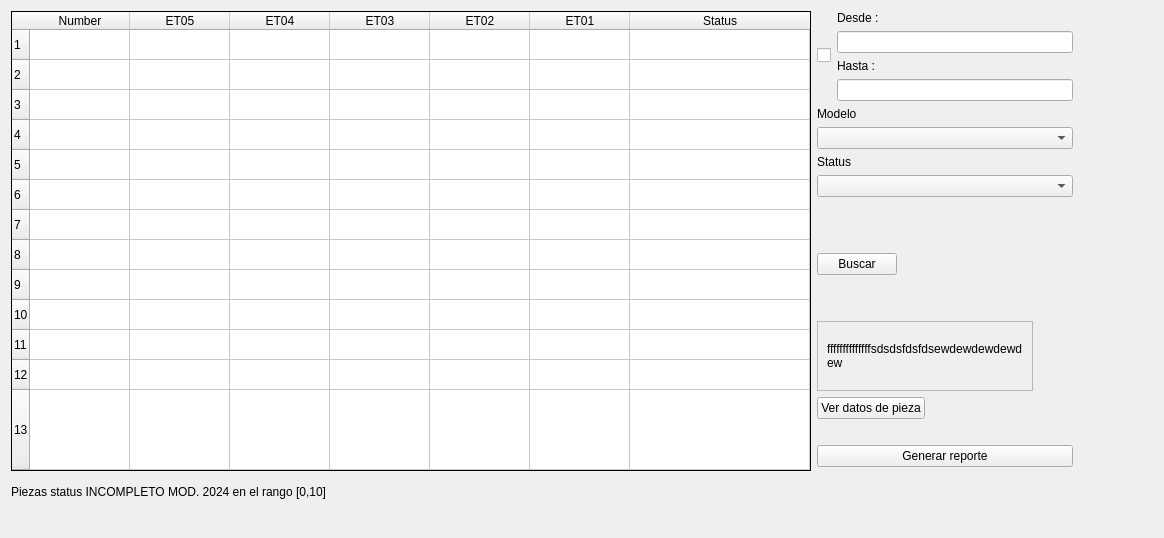
      <widget class="QWidget" name="tab_2">
       <property name="styleSheet">
        <string notr="true">#tab_2{
    border-image: url(:/dark_blue/img/CATbgrnd.jpg);
    border-repeat: no-repeat;
    border-position: center;
    border-attachment: fixed;
    border-size: cover; /* Opcional: ajusta el tamaño de la imagen para cubrir todo el área */
}</string>
       </property>
       <attribute name="title">
        <string>SQL Data</string>
       </attribute>
       <layout class="QGridLayout" name="gridLayout_5">
        <item row="0" column="0">
         <layout class="QGridLayout" name="gridLayout_2">
          <item row="0" column="2">
           <spacer name="horizontalSpacer_11">
            <property name="orientation">
             <enum>Qt::Horizontal</enum>
            </property>
            <property name="sizeType">
             <enum>QSizePolicy::Maximum</enum>
            </property>
            <property name="sizeHint" stdset="0">
             <size>
              <width>80</width>
              <height>20</height>
             </size>
            </property>
           </spacer>
          </item>
          <item row="0" column="0">
           <layout class="QVBoxLayout" name="verticalLayout_8">
            <item>
             <widget class="QTableWidget" name="dataTableSQL">
              <property name="sizePolicy">
               <sizepolicy hsizetype="Preferred" vsizetype="Expanding">
                <horstretch>0</horstretch>
                <verstretch>0</verstretch>
               </sizepolicy>
              </property>
              <property name="frameShape">
               <enum>QFrame::Panel</enum>
              </property>
              <property name="frameShadow">
               <enum>QFrame::Plain</enum>
              </property>
              <property name="lineWidth">
               <number>1</number>
              </property>
              <property name="midLineWidth">
               <number>2</number>
              </property>
              <property name="gridStyle">
               <enum>Qt::SolidLine</enum>
              </property>
              <property name="sortingEnabled">
               <bool>false</bool>
              </property>
              <property name="rowCount">
               <number>13</number>
              </property>
              <property name="columnCount">
               <number>7</number>
              </property>
              <attribute name="horizontalHeaderCascadingSectionResizes">
               <bool>true</bool>
              </attribute>
              <attribute name="horizontalHeaderHighlightSections">
               <bool>false</bool>
              </attribute>
              <attribute name="horizontalHeaderShowSortIndicator" stdset="0">
               <bool>false</bool>
              </attribute>
              <attribute name="horizontalHeaderStretchLastSection">
               <bool>true</bool>
              </attribute>
              <attribute name="verticalHeaderCascadingSectionResizes">
               <bool>true</bool>
              </attribute>
              <attribute name="verticalHeaderShowSortIndicator" stdset="0">
               <bool>false</bool>
              </attribute>
              <attribute name="verticalHeaderStretchLastSection">
               <bool>true</bool>
              </attribute>
              <row/>
              <row/>
              <row/>
              <row/>
              <row/>
              <row/>
              <row/>
              <row/>
              <row/>
              <row/>
              <row/>
              <row/>
              <row/>
              <column>
               <property name="text">
                <string>Number</string>
               </property>
              </column>
              <column>
               <property name="text">
                <string>ET05</string>
               </property>
              </column>
              <column>
               <property name="text">
                <string>ET04</string>
               </property>
              </column>
              <column>
               <property name="text">
                <string>ET03</string>
               </property>
              </column>
              <column>
               <property name="text">
                <string>ET02</string>
               </property>
              </column>
              <column>
               <property name="text">
                <string>ET01</string>
               </property>
              </column>
              <column>
               <property name="text">
                <string>Status</string>
               </property>
              </column>
             </widget>
            </item>
            <item>
             <layout class="QHBoxLayout" name="horizontalLayout_17">
              <item>
               <widget class="QLabel" name="label_info">
                <property name="text">
                 <string>Piezas status INCOMPLETO MOD. 2024 en el rango [0,10]</string>
                </property>
               </widget>
              </item>
              <item>
               <spacer name="verticalSpacer_15">
                <property name="orientation">
                 <enum>Qt::Vertical</enum>
                </property>
                <property name="sizeType">
                 <enum>QSizePolicy::Fixed</enum>
                </property>
                <property name="sizeHint" stdset="0">
                 <size>
                  <width>20</width>
                  <height>30</height>
                 </size>
                </property>
               </spacer>
              </item>
             </layout>
            </item>
            <item>
             <spacer name="horizontalSpacer_12">
              <property name="orientation">
               <enum>Qt::Horizontal</enum>
              </property>
              <property name="sizeType">
               <enum>QSizePolicy::Maximum</enum>
              </property>
              <property name="sizeHint" stdset="0">
               <size>
                <width>800</width>
                <height>20</height>
               </size>
              </property>
             </spacer>
            </item>
           </layout>
          </item>
          <item row="0" column="1">
           <layout class="QVBoxLayout" name="verticalLayout_9">
            <item>
             <layout class="QHBoxLayout" name="horizontalLayout_6">
              <item>
               <widget class="QCheckBox" name="checkBoxSQL">
                <property name="sizePolicy">
                 <sizepolicy hsizetype="Maximum" vsizetype="Fixed">
                  <horstretch>0</horstretch>
                  <verstretch>0</verstretch>
                 </sizepolicy>
                </property>
                <property name="text">
                 <string/>
                </property>
               </widget>
              </item>
              <item>
               <layout class="QVBoxLayout" name="verticalLayout_10">
                <item>
                 <widget class="QLabel" name="label_6">
                  <property name="text">
                   <string>Desde : </string>
                  </property>
                 </widget>
                </item>
                <item>
                 <widget class="QLineEdit" name="lineEditDesdeSQL">
                  <property name="sizePolicy">
                   <sizepolicy hsizetype="Ignored" vsizetype="Fixed">
                    <horstretch>0</horstretch>
                    <verstretch>0</verstretch>
                   </sizepolicy>
                  </property>
                 </widget>
                </item>
                <item>
                 <widget class="QLabel" name="label_7">
                  <property name="text">
                   <string>Hasta : </string>
                  </property>
                 </widget>
                </item>
                <item>
                 <widget class="QLineEdit" name="lineEditHastaSQL">
                  <property name="sizePolicy">
                   <sizepolicy hsizetype="Ignored" vsizetype="Fixed">
                    <horstretch>0</horstretch>
                    <verstretch>0</verstretch>
                   </sizepolicy>
                  </property>
                 </widget>
                </item>
               </layout>
              </item>
             </layout>
            </item>
            <item>
             <widget class="QLabel" name="labelModel_3">
              <property name="text">
               <string>Modelo</string>
              </property>
             </widget>
            </item>
            <item>
             <widget class="QComboBox" name="comboModelSQL">
              <property name="sizePolicy">
               <sizepolicy hsizetype="Minimum" vsizetype="Fixed">
                <horstretch>0</horstretch>
                <verstretch>0</verstretch>
               </sizepolicy>
              </property>
             </widget>
            </item>
            <item>
             <widget class="QLabel" name="labelStatus_3">
              <property name="text">
               <string>Status</string>
              </property>
             </widget>
            </item>
            <item>
             <widget class="QComboBox" name="comboStatusSQL">
              <property name="sizePolicy">
               <sizepolicy hsizetype="Minimum" vsizetype="Fixed">
                <horstretch>0</horstretch>
                <verstretch>0</verstretch>
               </sizepolicy>
              </property>
             </widget>
            </item>
            <item>
             <spacer name="verticalSpacer_16">
              <property name="orientation">
               <enum>Qt::Vertical</enum>
              </property>
              <property name="sizeType">
               <enum>QSizePolicy::Maximum</enum>
              </property>
              <property name="sizeHint" stdset="0">
               <size>
                <width>20</width>
                <height>50</height>
               </size>
              </property>
             </spacer>
            </item>
            <item>
             <layout class="QHBoxLayout" name="horizontalLayout_19">
              <item>
               <widget class="QPushButton" name="pushBuscarSQL">
                <property name="text">
                 <string>Buscar</string>
                </property>
               </widget>
              </item>
              <item>
               <spacer name="horizontalSpacer_29">
                <property name="orientation">
                 <enum>Qt::Horizontal</enum>
                </property>
                <property name="sizeHint" stdset="0">
                 <size>
                  <width>40</width>
                  <height>20</height>
                 </size>
                </property>
               </spacer>
              </item>
             </layout>
            </item>
            <item>
             <spacer name="verticalSpacer_5">
              <property name="orientation">
               <enum>Qt::Vertical</enum>
              </property>
              <property name="sizeHint" stdset="0">
               <size>
                <width>20</width>
                <height>40</height>
               </size>
              </property>
             </spacer>
            </item>
            <item>
             <layout class="QHBoxLayout" name="horizontalLayout_7">
              <item>
               <widget class="QScrollArea" name="scrollArea">
                <property name="widgetResizable">
                 <bool>true</bool>
                </property>
                <widget class="QWidget" name="scrollAreaWidgetContents">
                 <property name="geometry">
                  <rect>
                   <x>0</x>
                   <y>0</y>
                   <width>220</width>
                   <height>50</height>
                  </rect>
                 </property>
                 <layout class="QVBoxLayout" name="verticalLayout_16">
                  <item>
                   <widget class="QLabel" name="labelDataSql">
                    <property name="text">
                     <string>ffffffffffffffsdsdsfdsfdsewdewdewdewd
ew</string>
                    </property>
                   </widget>
                  </item>
                 </layout>
                </widget>
               </widget>
              </item>
              <item>
               <spacer name="horizontalSpacer_13">
                <property name="orientation">
                 <enum>Qt::Horizontal</enum>
                </property>
                <property name="sizeType">
                 <enum>QSizePolicy::Maximum</enum>
                </property>
                <property name="sizeHint" stdset="0">
                 <size>
                  <width>40</width>
                  <height>20</height>
                 </size>
                </property>
               </spacer>
              </item>
             </layout>
            </item>
            <item>
             <layout class="QHBoxLayout" name="horizontalLayout_18">
              <item>
               <widget class="QPushButton" name="pb_getDatapz">
                <property name="text">
                 <string>Ver datos de pieza</string>
                </property>
               </widget>
              </item>
              <item>
               <spacer name="horizontalSpacer_28">
                <property name="orientation">
                 <enum>Qt::Horizontal</enum>
                </property>
                <property name="sizeType">
                 <enum>QSizePolicy::Expanding</enum>
                </property>
                <property name="sizeHint" stdset="0">
                 <size>
                  <width>40</width>
                  <height>20</height>
                 </size>
                </property>
               </spacer>
              </item>
             </layout>
            </item>
            <item>
             <spacer name="verticalSpacer_17">
              <property name="orientation">
               <enum>Qt::Vertical</enum>
              </property>
              <property name="sizeType">
               <enum>QSizePolicy::Fixed</enum>
              </property>
              <property name="sizeHint" stdset="0">
               <size>
                <width>20</width>
                <height>20</height>
               </size>
              </property>
             </spacer>
            </item>
            <item>
             <widget class="QPushButton" name="pb_getReport">
              <property name="text">
               <string>Generar reporte</string>
              </property>
             </widget>
            </item>
            <item>
             <spacer name="verticalSpacer_6">
              <property name="orientation">
               <enum>Qt::Vertical</enum>
              </property>
              <property name="sizeHint" stdset="0">
               <size>
                <width>20</width>
                <height>40</height>
               </size>
              </property>
             </spacer>
            </item>
            <item>
             <spacer name="horizontalSpacer_14">
              <property name="orientation">
               <enum>Qt::Horizontal</enum>
              </property>
              <property name="sizeType">
               <enum>QSizePolicy::Maximum</enum>
              </property>
              <property name="sizeHint" stdset="0">
               <size>
                <width>160</width>
                <height>20</height>
               </size>
              </property>
             </spacer>
            </item>
           </layout>
          </item>
         </layout>
        </item>
       </layout>
      </widget>
